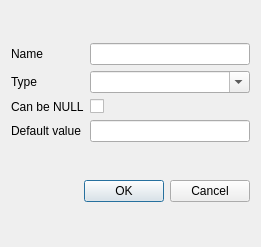
<ui version="4.0" >
 <class>DlgFieldProperties</class>
 <widget class="QDialog" name="DlgFieldProperties" >
  <property name="geometry" >
   <rect>
    <x>0</x>
    <y>0</y>
    <width>261</width>
    <height>247</height>
   </rect>
  </property>
  <property name="windowTitle" >
   <string>Field properties</string>
  </property>
  <layout class="QVBoxLayout" >
   <item>
    <layout class="QGridLayout" >
     <item row="0" column="0" >
      <widget class="QLabel" name="label" >
       <property name="text" >
        <string>Name</string>
       </property>
      </widget>
     </item>
     <item row="0" column="1" >
      <widget class="QLineEdit" name="editName" />
     </item>
     <item row="1" column="0" >
      <widget class="QLabel" name="label_2" >
       <property name="text" >
        <string>Type</string>
       </property>
      </widget>
     </item>
     <item row="1" column="1" >
      <widget class="QComboBox" name="cboType" >
       <property name="editable" >
        <bool>true</bool>
       </property>
      </widget>
     </item>
     <item row="2" column="0" >
      <widget class="QLabel" name="label_3" >
       <property name="text" >
        <string>Can be NULL</string>
       </property>
      </widget>
     </item>
     <item row="2" column="1" >
      <widget class="QCheckBox" name="chkNull" >
       <property name="text" >
        <string/>
       </property>
      </widget>
     </item>
     <item row="3" column="0" >
      <widget class="QLabel" name="label_4" >
       <property name="text" >
        <string>Default value</string>
       </property>
      </widget>
     </item>
     <item row="3" column="1" >
      <widget class="QLineEdit" name="editDefault" />
     </item>
    </layout>
   </item>
   <item>
    <widget class="QDialogButtonBox" name="buttonBox" >
     <property name="orientation" >
      <enum>Qt::Horizontal</enum>
     </property>
     <property name="standardButtons" >
      <set>QDialogButtonBox::Cancel|QDialogButtonBox::NoButton|QDialogButtonBox::Ok</set>
     </property>
    </widget>
   </item>
  </layout>
 </widget>
 <tabstops>
  <tabstop>editName</tabstop>
  <tabstop>cboType</tabstop>
  <tabstop>chkNull</tabstop>
  <tabstop>editDefault</tabstop>
  <tabstop>buttonBox</tabstop>
 </tabstops>
 <resources/>
 <connections>
  <connection>
   <sender>buttonBox</sender>
   <signal>rejected()</signal>
   <receiver>DlgFieldProperties</receiver>
   <slot>reject()</slot>
   <hints>
    <hint type="sourcelabel" >
     <x>316</x>
     <y>260</y>
    </hint>
    <hint type="destinationlabel" >
     <x>286</x>
     <y>274</y>
    </hint>
   </hints>
  </connection>
 </connections>
</ui>
